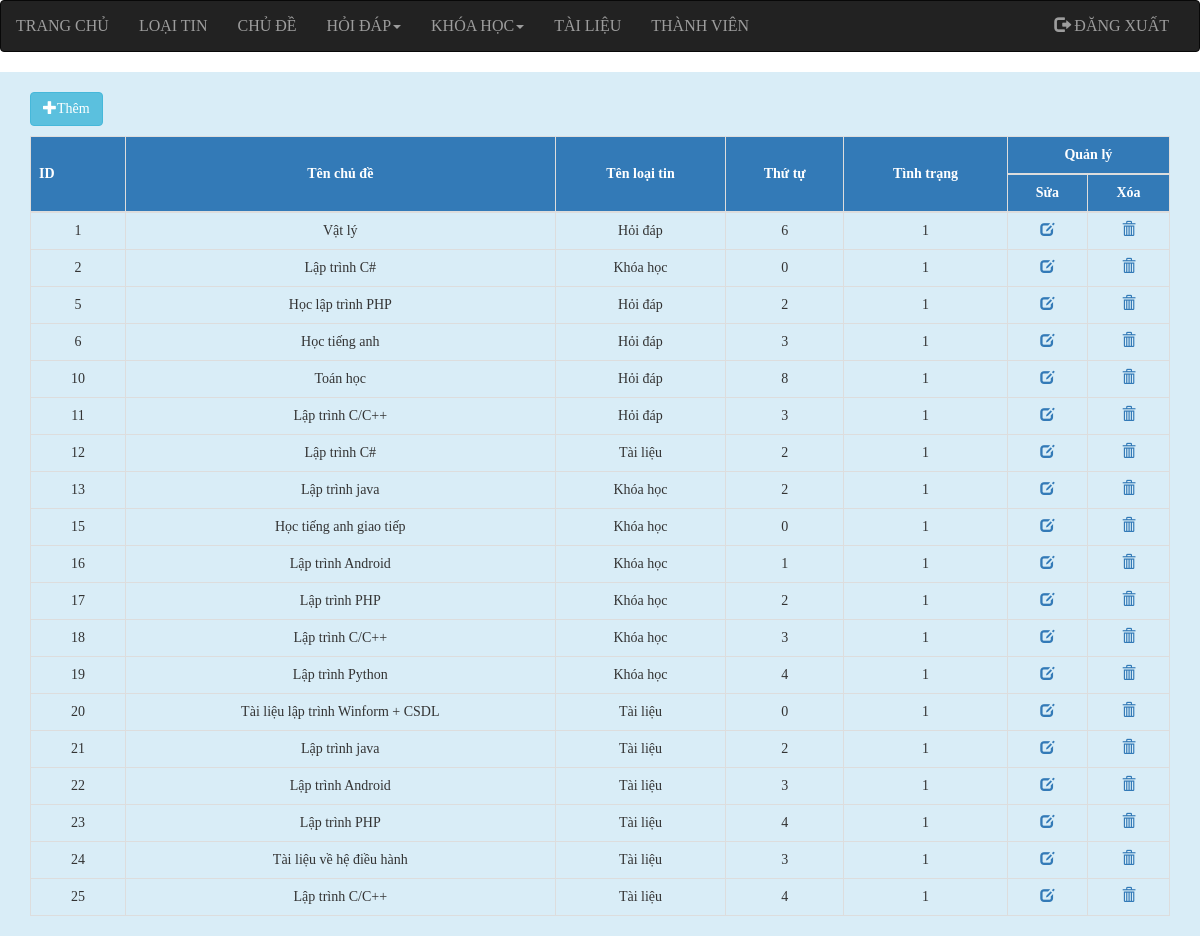
The page /admin/index.php?quanly=chude (signed in) on the database as committed earlier.
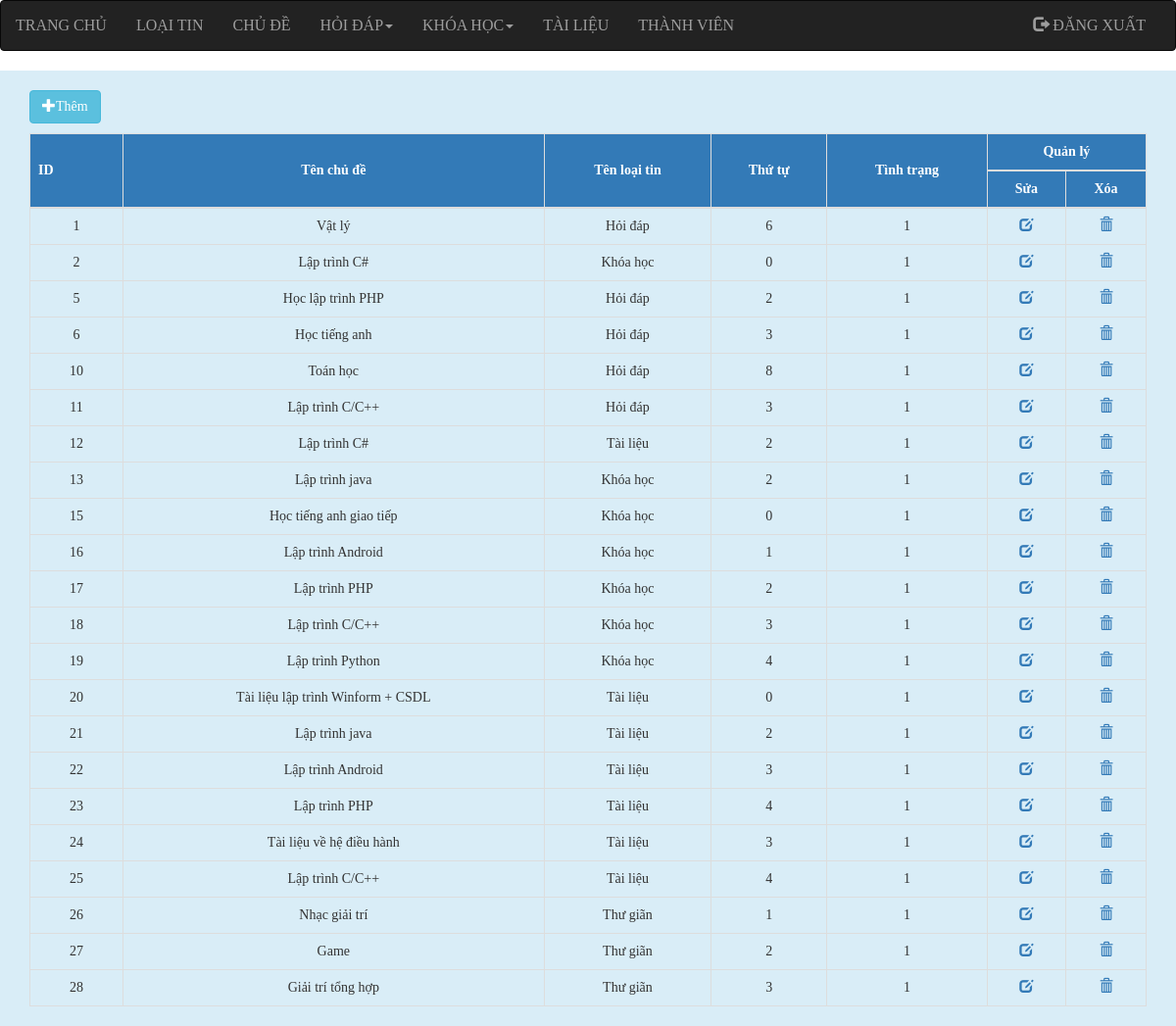
The same page on the database as committed later.
### tables this page shows
CREATE TABLE `chu_de` (
  `id` int(11) NOT NULL,
  `ten` varchar(255) NOT NULL,
  `id_loai_tin` int(11) NOT NULL,
  `thu_tu` int(11) NOT NULL,
  `tinh_trang` int(11) NOT NULL
);

CREATE TABLE `loai_tin` (
  `id` int(11) NOT NULL,
  `ten` varchar(255) NOT NULL,
  `lien_ket` varchar(255) NOT NULL,
  `thu_tu` int(11) NOT NULL,
  `tinh_trang` int(11) NOT NULL
);

### admin/modules/content/quan_ly_chu_de/danh_sach.php (the view, shortened to what this page needs)
<?php
include("modules/config.php");
$sql ="SELECT a.*, b.ten as ten_loai_tin FROM chu_de a, loai_tin b where a.id_loai_tin = b.id order by id ";
$result = mysqli_query($conn, $sql);
?>
<div class="container-fluid bg-info">
	<div class="container">
		<div id="tieu_de">
			<h3><a href="index.php?quanly=chude&ac=them" class="btn btn-info"><i class="glyphicon glyphicon-plus"></i>Thêm</a></h3>
		</div>
		<table class="table table-hover text-center table-bordered " id="table_loai_tin">
			<thead class="bg-primary">
				<tr>
					<th rowspan="2" class="col-sm-1" style="vertical-align: middle;" class="text-center">ID</th>
					<th rowspan="2" style="vertical-align: middle;" class="text-center">Tên chủ đề</th>
					<th rowspan="2" style="vertical-align: middle;" class="text-center">Tên loại tin</th>
					<th rowspan="2" style="vertical-align: middle;" class="text-center">Thứ tự</th>
					<th rowspan="2" style="vertical-align: middle;" class="text-center">Tình trạng</th>
					<th colspan="2" class="text-center">Quản lý</th>
				</tr>
				<tr>
					<th class="text-center">Sửa</th>
					<th class="text-center">Xóa</th>
				</tr>
			</thead>
			<tbody>
				<?php
				while($row = mysqli_fetch_assoc($result)){
					?>
				<tr>
					<td><?php echo $row['id'];?></td>
					<td><?php echo $row['ten'];?></td>
					<td><?php echo $row['ten_loai_tin'];?></td>
					<td><?php echo $row['thu_tu'];?></td>
					<td><?php echo $row['tinh_trang'];?></td>
					<td><a href="index.php?quanly=chude&ac=sua&id=<?php echo $row['id'];?>"><i class="glyphicon glyphicon-edit"></i></a></td>
					<td><a href="modules/content/quan_ly_chu_de/xu_ly.php?id=<?php echo $row['id'];?>"><i class="glyphicon glyphicon-trash"></i></a></td>
				</tr>
				<?php
					}
				?>
			</tbody>
		</table>
	</div>
</div>

Rows that differ between the two databases and show on the page:
added chu_de: id "26", ten "Nhạc giải trí", id_loai_tin.ten "Thư giãn", thu_tu "1", tinh_trang "1"
added chu_de: id "27", ten "Game", id_loai_tin.ten "Thư giãn", thu_tu "2", tinh_trang "1"
added chu_de: id "28", ten "Giải trí tổng hợp", id_loai_tin.ten "Thư giãn", thu_tu "3", tinh_trang "1"
